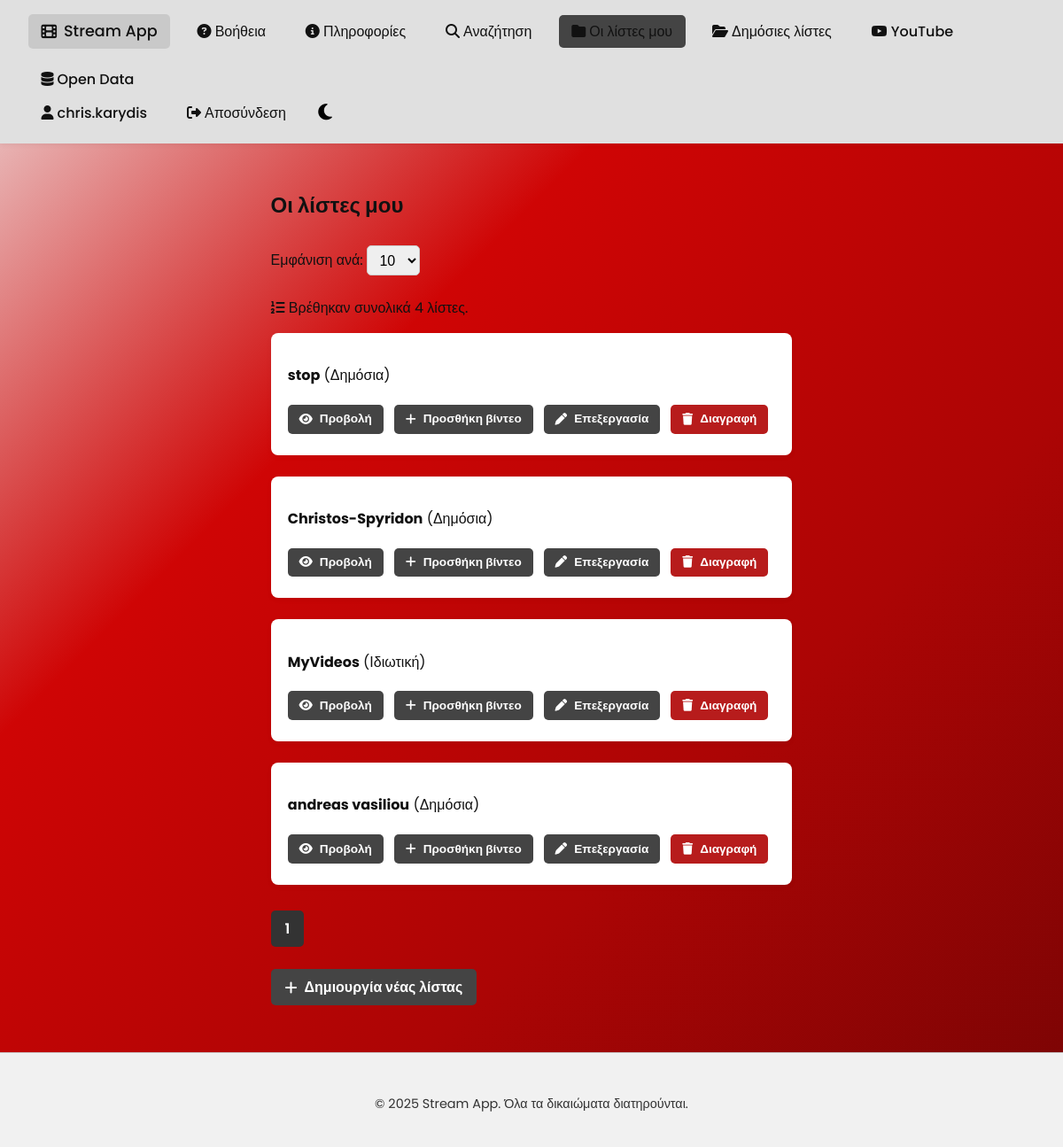
The app's page /php/my_lists.php (signed in) with its own data.
### tables this page shows
CREATE TABLE `lists` (
  `id` int NOT NULL AUTO_INCREMENT,
  `user_id` int NOT NULL,
  `name` varchar(100) NOT NULL,
  `is_public` tinyint(1) DEFAULT '0',
  `created_at` datetime DEFAULT CURRENT_TIMESTAMP,
  PRIMARY KEY (`id`),
  KEY `user_id` (`user_id`),
  CONSTRAINT `lists_ibfk_1` FOREIGN KEY (`user_id`) REFERENCES `users` (`id`) ON DELETE CASCADE
);

### php/my_lists.php (the view, shortened to what this page needs)
<?php
include "header.php";
$conn = new mysqli("db", "webuser", "webpass", "di_internet_technologies_project");
$user_id = $_SESSION["user_id"];
$page = max(1, (int)($_GET["page"] ?? 1));
$limit = (int)($_GET["per_page"] ?? 10);
$offset = ($page - 1) * $limit;
$count_stmt = $conn->prepare("SELECT COUNT(*) FROM lists WHERE user_id = ?");
$count_stmt->bind_param("i", $user_id);
$count_stmt->execute();
$count_stmt->bind_result($total_lists);
$stmt = $conn->prepare("SELECT id, name, is_public, created_at FROM lists WHERE user_id = ? ORDER BY created_at DESC LIMIT ? OFFSET ?");
$stmt->bind_param("iii", $user_id, $limit, $offset);
$stmt->execute();
$result = $stmt->get_result();
?>
<main class="container">
<h2>Οι λίστες μου</h2>
<form method="GET" style="margin-bottom: 1rem;">
  Εμφάνιση ανά:
  <select name="per_page" class="per-page-select" onchange="this.form.submit()">
    <option value="10" <?= $limit === 10 ? 'selected' : '' ?>>10</option>
  </select>
</form>
<?php if ($total_lists === 0): ?>
  <p>⚠️ Δεν έχετε δημιουργήσει λίστες ακόμα.</p>
<?php else: ?>
  <p><i class="fas fa-list-ol"></i> Βρέθηκαν συνολικά <?= $total_lists ?> λίστες.</p>
  <?php while ($row = $result->fetch_assoc()): ?>
    <div class="card">
      <p><strong><?= htmlspecialchars($row["name"]) ?></strong>
      (<?= $row["is_public"] ? "Δημόσια" : "Ιδιωτική" ?>)</p>
      <a href="view_list.php?list_id=<?= $row["id"] ?>" class="page-btn small"><i class="fas fa-eye"></i> Προβολή</a>
      <a href="youtube_search.php?list_id=<?= $row["id"] ?>" class="page-btn small"><i class="fas fa-plus"></i> Προσθήκη βίντεο</a>
      <a href="edit_list.php?list_id=<?= $row["id"] ?>" class="page-btn small"><i class="fas fa-pen"></i> Επεξεργασία</a>
      <a href="delete_list.php?list_id=<?= $row["id"] ?>" class="page-btn small danger" onclick="return confirm('Σίγουρα διαγραφή λίστας;')"><i class="fas fa-trash "></i> Διαγραφή</a>
    </div>
  <?php endwhile; ?>
  <?php $total_pages = ceil($total_lists / $limit); ?>
  <div class="pagination">
    <?php for ($i = 1; $i <= $total_pages; $i++): ?>
      <?php if ($i === $page): ?>
        <span class="page-btn active"><?= $i ?></span>
      <?php else: ?>
        <a class="page-btn" href="?<?= http_build_query(array_merge($_GET, ["page" => $i])) ?>"><?= $i ?></a>
      <?php endif; ?>
    <?php endfor; ?>
  </div>
<?php endif;
?>
<p><a href="create_list.php" class="page-btn"><i class="fas fa-plus"></i> Δημιουργία νέας λίστας</a></p>
</main>
<?php include "footer.php"; ?>

### php/style.css (style rules this page uses)
html, body { min-height: 100vh; margin: 0; padding: 0; font-family: 'Poppins', sans-serif; transition: background 0.3s, color 0.3s; display: flex; flex-direction: column; }
html.light { background: linear-gradient(135deg, #eedddd, #cf0505, #ac0505, #780404); background-attachment: fixed; color: #111; }
.page-btn { display: inline-flex; align-items: center; gap: 0.5rem; margin: 0.3rem 0.5rem 0.3rem 0; padding: 0.5rem 1rem; font-weight: 600; border: none; border-radius: 5px; background-color: #444; color: white; cursor: pointer; text-decoration: none; transition: background-color 0.3s ease; }
.page-btn.small { font-size: 0.85rem; padding: 0.4rem 0.8rem; }
.page-btn.small.danger { background-color: #b71c1c; color: #fff; }
.page-btn.active { background: #333; color: white; pointer-events: none; }
form input, form select { display: block; margin: 0.5rem 0; padding: 0.4rem; width: 100%; max-width: 400px; }
form input[type="text"], form input[type="username"], form input[type="password"], form input[type="email"], form input[type="date"], form input[type="number"], form select, form textarea { padding: 0.5rem; border: 1px solid #ccc; border-radius: 5px; font-size: 1rem; width: 100%; max-width: 400px; transition: border-color 0.3s ease, box-shadow 0.3s ease; }
select.per-page-select { width: auto; min-width: 60px; display: inline-block; padding: 0.4rem 0.6rem; font-size: 1rem; }
.container { max-width: 960px; margin: 0 auto; padding: 2rem 1rem; }
main.container { flex: 1; }
.card { background-color: var(--card-bg, #fff); padding: 1.2rem; margin-bottom: 1.5rem; border-radius: 8px; box-shadow: 0 2px 6px rgba(0,0,0,0.05); transition: background 0.3s; }

### records on screen
lists: name "stop", is_public "Δημόσια"
lists: name "Christos-Spyridon", is_public "Δημόσια"
lists: name "MyVideos", is_public "Ιδιωτική"
lists: name "andreas vasiliou", is_public "Δημόσια"

### other values on screen
$_SESSION["username"] "chris.karydis"
$total_lists "4"
